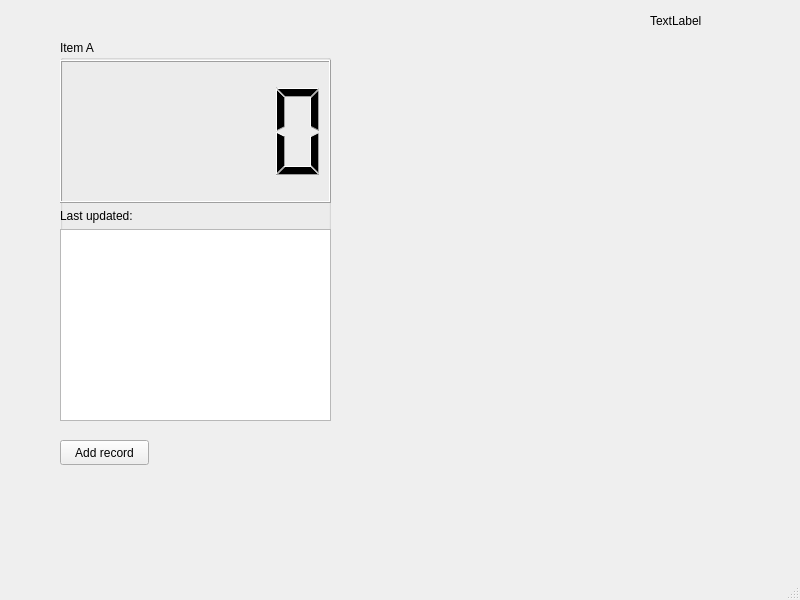
<?xml version="1.0" encoding="UTF-8"?>
<ui version="4.0">
 <class>MainWindow</class>
 <widget class="QMainWindow" name="MainWindow">
  <property name="geometry">
   <rect>
    <x>0</x>
    <y>0</y>
    <width>800</width>
    <height>600</height>
   </rect>
  </property>
  <property name="windowTitle">
   <string>Realtime data MQTT</string>
  </property>
  <property name="windowIcon">
   <iconset theme="network-transmit"/>
  </property>
  <widget class="QWidget" name="centralwidget">
   <widget class="QPushButton" name="btnAddRecord">
    <property name="geometry">
     <rect>
      <x>60</x>
      <y>440</y>
      <width>89</width>
      <height>25</height>
     </rect>
    </property>
    <property name="text">
     <string>Add record</string>
    </property>
   </widget>
   <widget class="QGroupBox" name="groupBox">
    <property name="geometry">
     <rect>
      <x>60</x>
      <y>40</y>
      <width>271</width>
      <height>381</height>
     </rect>
    </property>
    <property name="title">
     <string>Item A</string>
    </property>
    <widget class="QWidget" name="gridLayoutWidget">
     <property name="geometry">
      <rect>
       <x>0</x>
       <y>20</y>
       <width>271</width>
       <height>361</height>
      </rect>
     </property>
     <layout class="QGridLayout" name="gridLayout">
      <item row="1" column="1">
       <widget class="QLabel" name="lastUpdatedValue">
        <property name="text">
         <string/>
        </property>
       </widget>
      </item>
      <item row="1" column="0">
       <widget class="QLabel" name="labelLastUpdated">
        <property name="text">
         <string>Last updated:</string>
        </property>
       </widget>
      </item>
      <item row="0" column="0" colspan="2">
       <widget class="QLCDNumber" name="lcdNumber">
        <property name="sizePolicy">
         <sizepolicy hsizetype="MinimumExpanding" vsizetype="Expanding">
          <horstretch>0</horstretch>
          <verstretch>0</verstretch>
         </sizepolicy>
        </property>
       </widget>
      </item>
      <item row="2" column="0" colspan="2">
       <widget class="QListView" name="recordListA"/>
      </item>
     </layout>
    </widget>
   </widget>
   <widget class="QLabel" name="wsConnectedIndicator">
    <property name="geometry">
     <rect>
      <x>650</x>
      <y>10</y>
      <width>141</width>
      <height>21</height>
     </rect>
    </property>
    <property name="text">
     <string>TextLabel</string>
    </property>
   </widget>
  </widget>
  <widget class="QMenuBar" name="menubar">
   <property name="geometry">
    <rect>
     <x>0</x>
     <y>0</y>
     <width>800</width>
     <height>22</height>
    </rect>
   </property>
  </widget>
  <widget class="QStatusBar" name="statusbar"/>
 </widget>
 <resources/>
 <connections/>
</ui>
